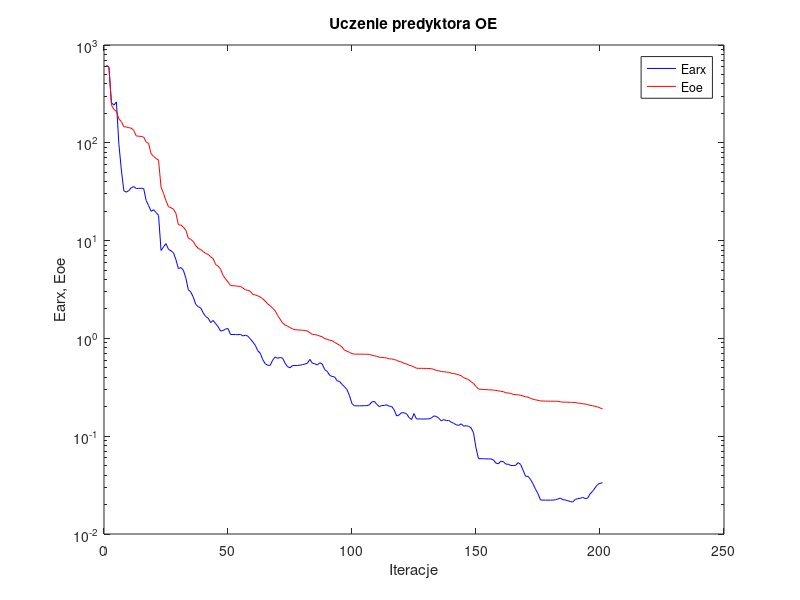
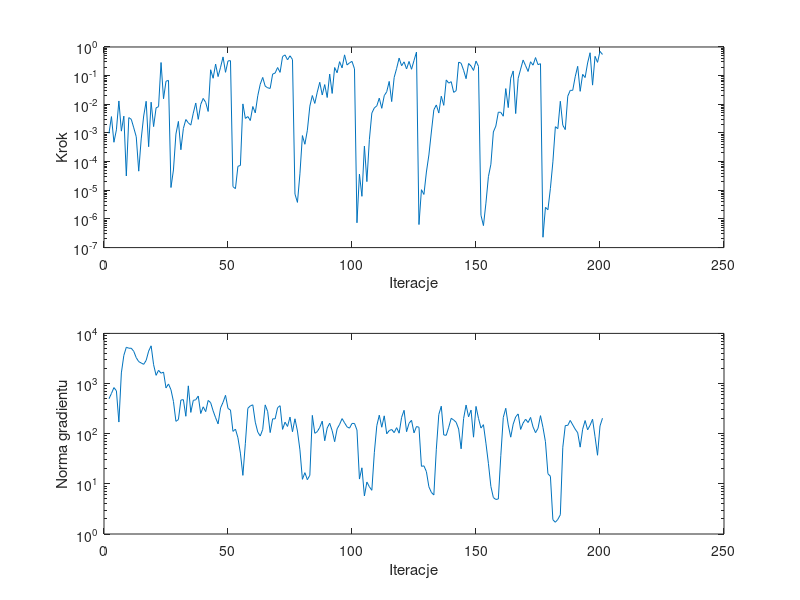

Recreate these plots in MATLAB, in order.
%uczenie predyktora oe
clear all;
n=0; farx(n+1)=6.131254e+002; foe(n+1)=6.216857e+002; wspucz(n+1)=0.000000e+000; ng(n+1)=0.000000e+000;
%odnowa zmiennej metryki
n=1; farx(n+1)=5.911470e+002; foe(n+1)=5.934544e+002; krok(n+1)=9.641425e-004; ng(n+1)=4.975578e+002;
n=2; farx(n+1)=2.568559e+002; foe(n+1)=2.438178e+002; krok(n+1)=3.722051e-003; ng(n+1)=6.335425e+002;
n=3; farx(n+1)=2.430420e+002; foe(n+1)=2.191606e+002; krok(n+1)=4.740920e-004; ng(n+1)=8.310318e+002;
n=4; farx(n+1)=2.619092e+002; foe(n+1)=2.100114e+002; krok(n+1)=1.284363e-003; ng(n+1)=7.158954e+002;
n=5; farx(n+1)=9.669914e+001; foe(n+1)=1.752551e+002; krok(n+1)=1.308616e-002; ng(n+1)=1.706450e+002;
n=6; farx(n+1)=5.274668e+001; foe(n+1)=1.649199e+002; krok(n+1)=1.158294e-003; ng(n+1)=1.629468e+003;
n=7; farx(n+1)=3.229983e+001; foe(n+1)=1.458010e+002; krok(n+1)=3.868579e-003; ng(n+1)=3.645803e+003;
n=8; farx(n+1)=3.130953e+001; foe(n+1)=1.450790e+002; krok(n+1)=3.154697e-005; ng(n+1)=5.289474e+003;
n=9; farx(n+1)=3.244628e+001; foe(n+1)=1.427711e+002; krok(n+1)=3.426502e-003; ng(n+1)=5.062137e+003;
n=10; farx(n+1)=3.475313e+001; foe(n+1)=1.410587e+002; krok(n+1)=2.998733e-003; ng(n+1)=5.058831e+003;
n=11; farx(n+1)=3.568831e+001; foe(n+1)=1.338049e+002; krok(n+1)=1.508794e-003; ng(n+1)=4.385458e+003;
n=12; farx(n+1)=3.404970e+001; foe(n+1)=1.176078e+002; krok(n+1)=7.394073e-004; ng(n+1)=3.276203e+003;
n=13; farx(n+1)=3.425367e+001; foe(n+1)=1.167797e+002; krok(n+1)=4.646090e-005; ng(n+1)=2.733664e+003;
n=14; farx(n+1)=3.426595e+001; foe(n+1)=1.161867e+002; krok(n+1)=6.191918e-004; ng(n+1)=2.570656e+003;
n=15; farx(n+1)=3.412063e+001; foe(n+1)=1.143272e+002; krok(n+1)=3.902711e-003; ng(n+1)=2.415460e+003;
n=16; farx(n+1)=2.568948e+001; foe(n+1)=1.020499e+002; krok(n+1)=1.275465e-002; ng(n+1)=2.897419e+003;
n=17; farx(n+1)=2.279821e+001; foe(n+1)=9.808319e+001; krok(n+1)=3.314503e-004; ng(n+1)=4.432200e+003;
n=18; farx(n+1)=1.990034e+001; foe(n+1)=7.713513e+001; krok(n+1)=1.184956e-002; ng(n+1)=5.652761e+003;
n=19; farx(n+1)=2.068509e+001; foe(n+1)=7.262324e+001; krok(n+1)=1.667309e-003; ng(n+1)=2.374079e+003;
n=20; farx(n+1)=1.934068e+001; foe(n+1)=6.918567e+001; krok(n+1)=7.503001e-003; ng(n+1)=1.457750e+003;
n=21; farx(n+1)=1.805313e+001; foe(n+1)=6.632500e+001; krok(n+1)=8.309325e-003; ng(n+1)=1.838703e+003;
n=22; farx(n+1)=7.927059e+000; foe(n+1)=3.512747e+001; krok(n+1)=2.869393e-001; ng(n+1)=1.606268e+003;
n=23; farx(n+1)=8.626260e+000; foe(n+1)=3.045013e+001; krok(n+1)=1.561853e-002; ng(n+1)=1.691704e+003;
n=24; farx(n+1)=9.322946e+000; foe(n+1)=2.554213e+001; krok(n+1)=6.385486e-002; ng(n+1)=8.164301e+002;
n=25; farx(n+1)=8.145882e+000; foe(n+1)=2.222459e+001; krok(n+1)=6.826594e-002; ng(n+1)=9.811945e+002;
%odnowa zmiennej metryki
n=26; farx(n+1)=7.873566e+000; foe(n+1)=2.167282e+001; krok(n+1)=1.248150e-005; ng(n+1)=7.520586e+002;
n=27; farx(n+1)=7.513695e+000; foe(n+1)=2.098442e+001; krok(n+1)=5.113027e-005; ng(n+1)=4.399069e+002;
n=28; farx(n+1)=6.386430e+000; foe(n+1)=1.897348e+001; krok(n+1)=9.143281e-004; ng(n+1)=1.763443e+002;
n=29; farx(n+1)=5.168787e+000; foe(n+1)=1.452617e+001; krok(n+1)=2.531421e-003; ng(n+1)=1.912773e+002;
n=30; farx(n+1)=5.300326e+000; foe(n+1)=1.441603e+001; krok(n+1)=2.594055e-004; ng(n+1)=4.682707e+002;
n=31; farx(n+1)=4.981680e+000; foe(n+1)=1.373977e+001; krok(n+1)=1.427772e-003; ng(n+1)=4.777491e+002;
n=32; farx(n+1)=4.138405e+000; foe(n+1)=1.278668e+001; krok(n+1)=2.946027e-003; ng(n+1)=2.227337e+002;
n=33; farx(n+1)=3.147132e+000; foe(n+1)=1.056961e+001; krok(n+1)=2.251271e-003; ng(n+1)=8.997324e+002;
n=34; farx(n+1)=2.977907e+000; foe(n+1)=1.029630e+001; krok(n+1)=1.879251e-003; ng(n+1)=2.657770e+002;
n=35; farx(n+1)=2.641453e+000; foe(n+1)=9.773642e+000; krok(n+1)=4.912155e-003; ng(n+1)=4.619632e+002;
n=36; farx(n+1)=2.228009e+000; foe(n+1)=8.865902e+000; krok(n+1)=1.109636e-002; ng(n+1)=4.748191e+002;
n=37; farx(n+1)=2.108977e+000; foe(n+1)=8.341549e+000; krok(n+1)=2.983929e-003; ng(n+1)=5.645812e+002;
n=38; farx(n+1)=2.050217e+000; foe(n+1)=8.096643e+000; krok(n+1)=9.904093e-003; ng(n+1)=2.526024e+002;
n=39; farx(n+1)=1.821550e+000; foe(n+1)=7.727224e+000; krok(n+1)=1.605804e-002; ng(n+1)=3.433414e+002;
n=40; farx(n+1)=1.674503e+000; foe(n+1)=7.384196e+000; krok(n+1)=1.165868e-002; ng(n+1)=2.754889e+002;
n=41; farx(n+1)=1.608159e+000; foe(n+1)=7.228066e+000; krok(n+1)=5.631405e-003; ng(n+1)=4.609506e+002;
n=42; farx(n+1)=1.451920e+000; foe(n+1)=6.824945e+000; krok(n+1)=1.607063e-001; ng(n+1)=4.157278e+002;
n=43; farx(n+1)=1.527410e+000; foe(n+1)=6.554653e+000; krok(n+1)=8.097460e-002; ng(n+1)=2.857270e+002;
n=44; farx(n+1)=1.416400e+000; foe(n+1)=5.689597e+000; krok(n+1)=2.536105e-001; ng(n+1)=2.081345e+002;
n=45; farx(n+1)=1.318410e+000; foe(n+1)=5.479185e+000; krok(n+1)=9.267410e-002; ng(n+1)=1.569325e+002;
n=46; farx(n+1)=1.188226e+000; foe(n+1)=5.105545e+000; krok(n+1)=1.958039e-001; ng(n+1)=3.273471e+002;
n=47; farx(n+1)=1.205310e+000; foe(n+1)=4.406359e+000; krok(n+1)=4.498732e-001; ng(n+1)=4.226549e+002;
n=48; farx(n+1)=1.246511e+000; foe(n+1)=4.055112e+000; krok(n+1)=1.306634e-001; ng(n+1)=5.822354e+002;
n=49; farx(n+1)=1.261373e+000; foe(n+1)=3.774150e+000; krok(n+1)=3.261226e-001; ng(n+1)=3.188807e+002;
n=50; farx(n+1)=1.096914e+000; foe(n+1)=3.471553e+000; krok(n+1)=3.337297e-001; ng(n+1)=2.961616e+002;
%odnowa zmiennej metryki
n=51; farx(n+1)=1.095456e+000; foe(n+1)=3.456915e+000; krok(n+1)=1.335600e-005; ng(n+1)=1.111831e+002;
n=52; farx(n+1)=1.094834e+000; foe(n+1)=3.444532e+000; krok(n+1)=1.139931e-005; ng(n+1)=1.233825e+002;
n=53; farx(n+1)=1.091802e+000; foe(n+1)=3.411284e+000; krok(n+1)=6.880069e-005; ng(n+1)=8.313552e+001;
n=54; farx(n+1)=1.099959e+000; foe(n+1)=3.403394e+000; krok(n+1)=7.324517e-005; ng(n+1)=4.100363e+001;
n=55; farx(n+1)=1.058901e+000; foe(n+1)=3.276526e+000; krok(n+1)=1.032555e-002; ng(n+1)=1.476854e+001;
n=56; farx(n+1)=1.078668e+000; foe(n+1)=3.136695e+000; krok(n+1)=3.212655e-003; ng(n+1)=6.430227e+001;
n=57; farx(n+1)=1.053608e+000; foe(n+1)=3.101331e+000; krok(n+1)=3.739948e-003; ng(n+1)=3.208265e+002;
n=58; farx(n+1)=9.873190e-001; foe(n+1)=3.029927e+000; krok(n+1)=2.716773e-003; ng(n+1)=3.586766e+002;
n=59; farx(n+1)=9.205016e-001; foe(n+1)=2.818431e+000; krok(n+1)=8.383236e-003; ng(n+1)=3.762399e+002;
n=60; farx(n+1)=8.500710e-001; foe(n+1)=2.781657e+000; krok(n+1)=5.022246e-003; ng(n+1)=1.697343e+002;
n=61; farx(n+1)=7.484865e-001; foe(n+1)=2.723095e+000; krok(n+1)=1.981488e-002; ng(n+1)=1.077600e+002;
n=62; farx(n+1)=7.058507e-001; foe(n+1)=2.651172e+000; krok(n+1)=5.034993e-002; ng(n+1)=8.976578e+001;
n=63; farx(n+1)=6.078669e-001; foe(n+1)=2.536631e+000; krok(n+1)=8.662598e-002; ng(n+1)=1.220086e+002;
n=64; farx(n+1)=5.512554e-001; foe(n+1)=2.406365e+000; krok(n+1)=4.285764e-002; ng(n+1)=3.754555e+002;
n=65; farx(n+1)=5.310450e-001; foe(n+1)=2.250225e+000; krok(n+1)=3.766673e-002; ng(n+1)=2.754694e+002;
n=66; farx(n+1)=5.300953e-001; foe(n+1)=2.159229e+000; krok(n+1)=3.579274e-002; ng(n+1)=1.053265e+002;
n=67; farx(n+1)=5.979001e-001; foe(n+1)=2.039480e+000; krok(n+1)=1.134226e-001; ng(n+1)=1.979205e+002;
n=68; farx(n+1)=6.460188e-001; foe(n+1)=1.921158e+000; krok(n+1)=1.230771e-001; ng(n+1)=1.976143e+002;
n=69; farx(n+1)=6.259714e-001; foe(n+1)=1.716654e+000; krok(n+1)=1.919189e-001; ng(n+1)=3.307738e+002;
n=70; farx(n+1)=6.372742e-001; foe(n+1)=1.572889e+000; krok(n+1)=1.300904e-001; ng(n+1)=3.616517e+002;
n=71; farx(n+1)=6.300750e-001; foe(n+1)=1.439468e+000; krok(n+1)=4.641165e-001; ng(n+1)=1.219309e+002;
n=72; farx(n+1)=5.585194e-001; foe(n+1)=1.371846e+000; krok(n+1)=5.281623e-001; ng(n+1)=1.695659e+002;
n=73; farx(n+1)=5.136754e-001; foe(n+1)=1.335158e+000; krok(n+1)=3.550835e-001; ng(n+1)=1.395104e+002;
n=74; farx(n+1)=5.010550e-001; foe(n+1)=1.291327e+000; krok(n+1)=4.929770e-001; ng(n+1)=2.146256e+002;
n=75; farx(n+1)=5.270088e-001; foe(n+1)=1.251275e+000; krok(n+1)=3.647485e-001; ng(n+1)=1.092857e+002;
%odnowa zmiennej metryki
n=76; farx(n+1)=5.276094e-001; foe(n+1)=1.226926e+000; krok(n+1)=7.381362e-006; ng(n+1)=1.982493e+002;
n=77; farx(n+1)=5.284557e-001; foe(n+1)=1.222621e+000; krok(n+1)=3.779992e-006; ng(n+1)=1.129606e+002;
n=78; farx(n+1)=5.322583e-001; foe(n+1)=1.217929e+000; krok(n+1)=3.746225e-005; ng(n+1)=4.766695e+001;
n=79; farx(n+1)=5.387879e-001; foe(n+1)=1.211177e+000; krok(n+1)=8.106441e-004; ng(n+1)=1.231056e+001;
n=80; farx(n+1)=5.468432e-001; foe(n+1)=1.202031e+000; krok(n+1)=4.031350e-004; ng(n+1)=1.672161e+001;
n=81; farx(n+1)=5.571913e-001; foe(n+1)=1.192539e+000; krok(n+1)=1.243743e-003; ng(n+1)=1.209728e+001;
n=82; farx(n+1)=6.108109e-001; foe(n+1)=1.142130e+000; krok(n+1)=8.634154e-003; ng(n+1)=1.484112e+001;
n=83; farx(n+1)=5.577435e-001; foe(n+1)=1.100846e+000; krok(n+1)=2.025137e-002; ng(n+1)=2.318326e+002;
n=84; farx(n+1)=5.506713e-001; foe(n+1)=1.093696e+000; krok(n+1)=1.073668e-002; ng(n+1)=1.019602e+002;
n=85; farx(n+1)=5.357209e-001; foe(n+1)=1.080643e+000; krok(n+1)=2.667694e-002; ng(n+1)=1.099310e+002;
n=86; farx(n+1)=5.632384e-001; foe(n+1)=1.056520e+000; krok(n+1)=5.857529e-002; ng(n+1)=1.340131e+002;
n=87; farx(n+1)=5.471457e-001; foe(n+1)=1.040078e+000; krok(n+1)=2.113019e-002; ng(n+1)=1.780723e+002;
n=88; farx(n+1)=4.792335e-001; foe(n+1)=9.925751e-001; krok(n+1)=4.879939e-002; ng(n+1)=7.233945e+001;
n=89; farx(n+1)=4.606556e-001; foe(n+1)=9.805077e-001; krok(n+1)=1.725161e-002; ng(n+1)=1.300415e+002;
n=90; farx(n+1)=4.186257e-001; foe(n+1)=9.576305e-001; krok(n+1)=1.134226e-001; ng(n+1)=1.618661e+002;
n=91; farx(n+1)=4.083185e-001; foe(n+1)=9.480203e-001; krok(n+1)=2.392889e-002; ng(n+1)=1.146782e+002;
n=92; farx(n+1)=4.037113e-001; foe(n+1)=9.094644e-001; krok(n+1)=1.919924e-001; ng(n+1)=6.931545e+001;
n=93; farx(n+1)=3.686809e-001; foe(n+1)=8.813053e-001; krok(n+1)=1.261335e-001; ng(n+1)=1.250057e+002;
n=94; farx(n+1)=3.629006e-001; foe(n+1)=8.523938e-001; krok(n+1)=3.076393e-001; ng(n+1)=1.536269e+002;
n=95; farx(n+1)=3.382301e-001; foe(n+1)=8.146381e-001; krok(n+1)=1.865214e-001; ng(n+1)=1.999663e+002;
n=96; farx(n+1)=3.201689e-001; foe(n+1)=7.565517e-001; krok(n+1)=5.312625e-001; ng(n+1)=1.648343e+002;
n=97; farx(n+1)=2.994432e-001; foe(n+1)=7.397096e-001; krok(n+1)=2.353350e-001; ng(n+1)=1.369770e+002;
n=98; farx(n+1)=2.588868e-001; foe(n+1)=7.205370e-001; krok(n+1)=2.800362e-001; ng(n+1)=1.290290e+002;
n=99; farx(n+1)=2.147487e-001; foe(n+1)=6.994793e-001; krok(n+1)=3.143779e-001; ng(n+1)=1.602395e+002;
n=100; farx(n+1)=2.044569e-001; foe(n+1)=6.911809e-001; krok(n+1)=1.728699e-001; ng(n+1)=1.599984e+002;
%odnowa zmiennej metryki
n=101; farx(n+1)=2.044843e-001; foe(n+1)=6.904166e-001; krok(n+1)=7.343206e-007; ng(n+1)=1.183283e+002;
n=102; farx(n+1)=2.044993e-001; foe(n+1)=6.901028e-001; krok(n+1)=3.675596e-005; ng(n+1)=1.246187e+001;
n=103; farx(n+1)=2.045342e-001; foe(n+1)=6.898855e-001; krok(n+1)=6.157404e-006; ng(n+1)=2.088796e+001;
n=104; farx(n+1)=2.052766e-001; foe(n+1)=6.892008e-001; krok(n+1)=3.473499e-004; ng(n+1)=5.731216e+000;
n=105; farx(n+1)=2.052784e-001; foe(n+1)=6.890298e-001; krok(n+1)=2.006817e-005; ng(n+1)=1.087678e+001;
n=106; farx(n+1)=2.093315e-001; foe(n+1)=6.862314e-001; krok(n+1)=5.823194e-004; ng(n+1)=8.756587e+000;
n=107; farx(n+1)=2.239636e-001; foe(n+1)=6.733596e-001; krok(n+1)=4.939569e-003; ng(n+1)=7.440150e+000;
n=108; farx(n+1)=2.271919e-001; foe(n+1)=6.642501e-001; krok(n+1)=7.479896e-003; ng(n+1)=4.176299e+001;
n=109; farx(n+1)=2.117701e-001; foe(n+1)=6.557450e-001; krok(n+1)=8.839546e-003; ng(n+1)=1.444726e+002;
n=110; farx(n+1)=2.008457e-001; foe(n+1)=6.419019e-001; krok(n+1)=1.642672e-002; ng(n+1)=2.339869e+002;
n=111; farx(n+1)=2.060353e-001; foe(n+1)=6.384025e-001; krok(n+1)=7.242402e-003; ng(n+1)=1.345464e+002;
n=112; farx(n+1)=2.063469e-001; foe(n+1)=6.357787e-001; krok(n+1)=2.001452e-002; ng(n+1)=2.269721e+002;
n=113; farx(n+1)=2.093326e-001; foe(n+1)=6.306666e-001; krok(n+1)=2.741623e-002; ng(n+1)=9.941462e+001;
n=114; farx(n+1)=2.026681e-001; foe(n+1)=6.182711e-001; krok(n+1)=6.288276e-002; ng(n+1)=1.153879e+002;
n=115; farx(n+1)=2.011624e-001; foe(n+1)=6.170741e-001; krok(n+1)=1.244697e-002; ng(n+1)=1.214466e+002;
n=116; farx(n+1)=1.860881e-001; foe(n+1)=6.079706e-001; krok(n+1)=8.641149e-002; ng(n+1)=1.050416e+002;
n=117; farx(n+1)=1.610757e-001; foe(n+1)=5.973990e-001; krok(n+1)=1.794664e-001; ng(n+1)=1.320140e+002;
n=118; farx(n+1)=1.648227e-001; foe(n+1)=5.806123e-001; krok(n+1)=4.096582e-001; ng(n+1)=1.023760e+002;
n=119; farx(n+1)=1.742018e-001; foe(n+1)=5.728548e-001; krok(n+1)=2.214681e-001; ng(n+1)=2.117757e+002;
n=120; farx(n+1)=1.735623e-001; foe(n+1)=5.564179e-001; krok(n+1)=3.032584e-001; ng(n+1)=2.927601e+002;
n=121; farx(n+1)=1.695326e-001; foe(n+1)=5.482522e-001; krok(n+1)=1.710829e-001; ng(n+1)=1.096061e+002;
n=122; farx(n+1)=1.553108e-001; foe(n+1)=5.331747e-001; krok(n+1)=3.129038e-001; ng(n+1)=1.614096e+002;
n=123; farx(n+1)=1.478211e-001; foe(n+1)=5.238841e-001; krok(n+1)=1.668612e-001; ng(n+1)=1.850900e+002;
n=124; farx(n+1)=1.703909e-001; foe(n+1)=5.103284e-001; krok(n+1)=3.372291e-001; ng(n+1)=1.038884e+002;
n=125; farx(n+1)=1.500936e-001; foe(n+1)=4.955096e-001; krok(n+1)=6.653319e-001; ng(n+1)=1.388723e+002;
%odnowa zmiennej metryki
n=126; farx(n+1)=1.501009e-001; foe(n+1)=4.945980e-001; krok(n+1)=6.366679e-007; ng(n+1)=1.344198e+002;
n=127; farx(n+1)=1.499798e-001; foe(n+1)=4.942753e-001; krok(n+1)=1.048504e-005; ng(n+1)=2.235020e+001;
n=128; farx(n+1)=1.499115e-001; foe(n+1)=4.940538e-001; krok(n+1)=7.156975e-006; ng(n+1)=2.285033e+001;
n=129; farx(n+1)=1.501614e-001; foe(n+1)=4.931213e-001; krok(n+1)=4.341873e-005; ng(n+1)=1.752692e+001;
n=130; farx(n+1)=1.503871e-001; foe(n+1)=4.923771e-001; krok(n+1)=1.705607e-004; ng(n+1)=8.748906e+000;
n=131; farx(n+1)=1.535414e-001; foe(n+1)=4.897049e-001; krok(n+1)=1.081070e-003; ng(n+1)=6.763281e+000;
n=132; farx(n+1)=1.611390e-001; foe(n+1)=4.816216e-001; krok(n+1)=6.430697e-003; ng(n+1)=5.999211e+000;
n=133; farx(n+1)=1.593453e-001; foe(n+1)=4.704794e-001; krok(n+1)=9.502242e-003; ng(n+1)=4.910213e+001;
n=134; farx(n+1)=1.526424e-001; foe(n+1)=4.658262e-001; krok(n+1)=4.956752e-003; ng(n+1)=2.414423e+002;
n=135; farx(n+1)=1.431598e-001; foe(n+1)=4.582168e-001; krok(n+1)=1.915230e-002; ng(n+1)=3.535294e+002;
n=136; farx(n+1)=1.480606e-001; foe(n+1)=4.569391e-001; krok(n+1)=9.195867e-003; ng(n+1)=9.431988e+001;
n=137; farx(n+1)=1.445780e-001; foe(n+1)=4.528668e-001; krok(n+1)=7.084462e-002; ng(n+1)=9.295653e+001;
n=138; farx(n+1)=1.450141e-001; foe(n+1)=4.507595e-001; krok(n+1)=5.483245e-002; ng(n+1)=1.345202e+002;
n=139; farx(n+1)=1.392598e-001; foe(n+1)=4.412392e-001; krok(n+1)=6.163468e-002; ng(n+1)=2.026178e+002;
n=140; farx(n+1)=1.355188e-001; foe(n+1)=4.367980e-001; krok(n+1)=2.610023e-002; ng(n+1)=1.876473e+002;
n=141; farx(n+1)=1.309249e-001; foe(n+1)=4.321533e-001; krok(n+1)=2.991958e-002; ng(n+1)=1.687325e+002;
n=142; farx(n+1)=1.289836e-001; foe(n+1)=4.243524e-001; krok(n+1)=2.957090e-001; ng(n+1)=1.237977e+002;
n=143; farx(n+1)=1.338812e-001; foe(n+1)=4.159986e-001; krok(n+1)=2.709781e-001; ng(n+1)=4.997629e+001;
n=144; farx(n+1)=1.268604e-001; foe(n+1)=3.966563e-001; krok(n+1)=1.541897e-001; ng(n+1)=2.005026e+002;
n=145; farx(n+1)=1.279072e-001; foe(n+1)=3.880514e-001; krok(n+1)=7.835091e-002; ng(n+1)=3.723810e+002;
n=146; farx(n+1)=1.262597e-001; foe(n+1)=3.793844e-001; krok(n+1)=2.658374e-001; ng(n+1)=2.171197e+002;
n=147; farx(n+1)=1.219997e-001; foe(n+1)=3.609837e-001; krok(n+1)=2.164743e-001; ng(n+1)=2.954081e+002;
n=148; farx(n+1)=1.081545e-001; foe(n+1)=3.458938e-001; krok(n+1)=1.517792e-001; ng(n+1)=8.525656e+001;
n=149; farx(n+1)=7.584674e-002; foe(n+1)=3.223577e-001; krok(n+1)=3.224739e-001; ng(n+1)=3.500766e+002;
n=150; farx(n+1)=5.896866e-002; foe(n+1)=3.034718e-001; krok(n+1)=2.114117e-001; ng(n+1)=2.026091e+002;
%odnowa zmiennej metryki
n=151; farx(n+1)=5.888074e-002; foe(n+1)=3.015748e-001; krok(n+1)=1.349138e-006; ng(n+1)=1.298068e+002;
n=152; farx(n+1)=5.879546e-002; foe(n+1)=3.004412e-001; krok(n+1)=5.853476e-007; ng(n+1)=1.512616e+002;
n=153; farx(n+1)=5.866189e-002; foe(n+1)=2.994789e-001; krok(n+1)=3.559307e-006; ng(n+1)=6.479670e+001;
n=154; farx(n+1)=5.865610e-002; foe(n+1)=2.983172e-001; krok(n+1)=2.979031e-005; ng(n+1)=2.567299e+001;
n=155; farx(n+1)=5.860178e-002; foe(n+1)=2.979304e-001; krok(n+1)=8.104372e-005; ng(n+1)=8.862890e+000;
n=156; farx(n+1)=5.728684e-002; foe(n+1)=2.961604e-001; krok(n+1)=1.085320e-003; ng(n+1)=5.333009e+000;
n=157; farx(n+1)=5.309600e-002; foe(n+1)=2.937714e-001; krok(n+1)=1.736904e-003; ng(n+1)=4.882309e+000;
n=158; farx(n+1)=5.226833e-002; foe(n+1)=2.914663e-001; krok(n+1)=5.318174e-003; ng(n+1)=4.991929e+000;
n=159; farx(n+1)=5.538469e-002; foe(n+1)=2.874300e-001; krok(n+1)=5.233259e-003; ng(n+1)=3.642581e+001;
n=160; farx(n+1)=5.501527e-002; foe(n+1)=2.856399e-001; krok(n+1)=3.840117e-003; ng(n+1)=2.109167e+002;
n=161; farx(n+1)=5.187336e-002; foe(n+1)=2.775214e-001; krok(n+1)=3.535818e-002; ng(n+1)=3.210821e+002;
n=162; farx(n+1)=5.168180e-002; foe(n+1)=2.768213e-001; krok(n+1)=7.680234e-003; ng(n+1)=1.492425e+002;
n=163; farx(n+1)=5.023284e-002; foe(n+1)=2.736706e-001; krok(n+1)=8.153064e-002; ng(n+1)=8.525770e+001;
n=164; farx(n+1)=5.010083e-002; foe(n+1)=2.680533e-001; krok(n+1)=1.460372e-001; ng(n+1)=1.553975e+002;
n=165; farx(n+1)=5.041478e-002; foe(n+1)=2.662017e-001; krok(n+1)=4.756638e-003; ng(n+1)=2.167816e+002;
n=166; farx(n+1)=5.371572e-002; foe(n+1)=2.647141e-001; krok(n+1)=8.035313e-002; ng(n+1)=2.478409e+002;
n=167; farx(n+1)=5.141080e-002; foe(n+1)=2.624393e-001; krok(n+1)=1.690558e-001; ng(n+1)=1.216962e+002;
n=168; farx(n+1)=4.477670e-002; foe(n+1)=2.574211e-001; krok(n+1)=3.505976e-001; ng(n+1)=1.633388e+002;
n=169; farx(n+1)=3.888474e-002; foe(n+1)=2.525781e-001; krok(n+1)=2.223238e-001; ng(n+1)=1.945424e+002;
n=170; farx(n+1)=3.884297e-002; foe(n+1)=2.509199e-001; krok(n+1)=1.399123e-001; ng(n+1)=1.669493e+002;
n=171; farx(n+1)=3.607276e-002; foe(n+1)=2.433645e-001; krok(n+1)=3.053565e-001; ng(n+1)=2.109457e+002;
n=172; farx(n+1)=3.252280e-002; foe(n+1)=2.388920e-001; krok(n+1)=2.317569e-001; ng(n+1)=1.365573e+002;
n=173; farx(n+1)=2.870147e-002; foe(n+1)=2.353661e-001; krok(n+1)=4.268310e-001; ng(n+1)=1.048083e+002;
n=174; farx(n+1)=2.582031e-002; foe(n+1)=2.328221e-001; krok(n+1)=2.421357e-001; ng(n+1)=1.279002e+002;
n=175; farx(n+1)=2.224663e-002; foe(n+1)=2.293327e-001; krok(n+1)=2.613267e-001; ng(n+1)=2.290932e+002;
%odnowa zmiennej metryki
n=176; farx(n+1)=2.223828e-002; foe(n+1)=2.289779e-001; krok(n+1)=2.299731e-007; ng(n+1)=1.334770e+002;
n=177; farx(n+1)=2.218981e-002; foe(n+1)=2.283370e-001; krok(n+1)=2.541039e-006; ng(n+1)=6.922157e+001;
n=178; farx(n+1)=2.219158e-002; foe(n+1)=2.283086e-001; krok(n+1)=2.094896e-006; ng(n+1)=1.591299e+001;
n=179; farx(n+1)=2.220763e-002; foe(n+1)=2.281513e-001; krok(n+1)=1.165470e-005; ng(n+1)=1.417010e+001;
n=180; farx(n+1)=2.221184e-002; foe(n+1)=2.281302e-001; krok(n+1)=9.804597e-005; ng(n+1)=1.927691e+000;
n=181; farx(n+1)=2.235823e-002; foe(n+1)=2.278627e-001; krok(n+1)=1.651654e-003; ng(n+1)=1.715918e+000;
n=182; farx(n+1)=2.282014e-002; foe(n+1)=2.275338e-001; krok(n+1)=1.413789e-003; ng(n+1)=1.958026e+000;
n=183; farx(n+1)=2.328561e-002; foe(n+1)=2.248964e-001; krok(n+1)=1.276026e-002; ng(n+1)=2.420170e+000;
n=184; farx(n+1)=2.241533e-002; foe(n+1)=2.229223e-001; krok(n+1)=1.861026e-003; ng(n+1)=5.373263e+001;
n=185; farx(n+1)=2.230370e-002; foe(n+1)=2.228830e-001; krok(n+1)=1.310706e-003; ng(n+1)=1.455494e+002;
n=186; farx(n+1)=2.191005e-002; foe(n+1)=2.225434e-001; krok(n+1)=1.918067e-002; ng(n+1)=1.463755e+002;
n=187; farx(n+1)=2.148345e-002; foe(n+1)=2.221056e-001; krok(n+1)=3.064379e-002; ng(n+1)=1.839348e+002;
n=188; farx(n+1)=2.123904e-002; foe(n+1)=2.218495e-001; krok(n+1)=3.072094e-002; ng(n+1)=1.501617e+002;
n=189; farx(n+1)=2.253313e-002; foe(n+1)=2.209858e-001; krok(n+1)=9.137743e-002; ng(n+1)=1.230271e+002;
n=190; farx(n+1)=2.300780e-002; foe(n+1)=2.179624e-001; krok(n+1)=2.114117e-001; ng(n+1)=1.045436e+002;
n=191; farx(n+1)=2.319873e-002; foe(n+1)=2.173071e-001; krok(n+1)=2.835564e-002; ng(n+1)=5.394242e+001;
n=192; farx(n+1)=2.366134e-002; foe(n+1)=2.143051e-001; krok(n+1)=1.111619e-001; ng(n+1)=1.227138e+002;
n=193; farx(n+1)=2.308818e-002; foe(n+1)=2.133929e-001; krok(n+1)=8.589342e-002; ng(n+1)=1.829711e+002;
n=194; farx(n+1)=2.319532e-002; foe(n+1)=2.111459e-001; krok(n+1)=2.762177e-001; ng(n+1)=1.195030e+002;
n=195; farx(n+1)=2.575687e-002; foe(n+1)=2.067228e-001; krok(n+1)=6.290754e-001; ng(n+1)=1.475201e+002;
n=196; farx(n+1)=2.730991e-002; foe(n+1)=2.049180e-001; krok(n+1)=4.669156e-002; ng(n+1)=1.942590e+002;
n=197; farx(n+1)=2.958474e-002; foe(n+1)=2.020794e-001; krok(n+1)=4.714530e-001; ng(n+1)=8.692230e+001;
n=198; farx(n+1)=3.202250e-002; foe(n+1)=1.993867e-001; krok(n+1)=2.912288e-001; ng(n+1)=3.719680e+001;
n=199; farx(n+1)=3.298924e-002; foe(n+1)=1.942312e-001; krok(n+1)=7.021280e-001; ng(n+1)=1.427485e+002;
n=200; farx(n+1)=3.340564e-002; foe(n+1)=1.911938e-001; krok(n+1)=5.491644e-001; ng(n+1)=2.035512e+002;

figure; semilogy(farx,'b'); hold on; semilogy(foe,'r'); xlabel('Iteracje'); ylabel('Earx, Eoe'); legend('Earx','Eoe'); title('Uczenie predyktora OE');
figure; subplot(2,1,1); semilogy(krok); xlabel('Iteracje'); ylabel('Krok');
subplot(2,1,2); semilogy(ng); xlabel('Iteracje'); ylabel('Norma gradientu');
Earx=farx(n+1)
Eoe=foe(n+1)
